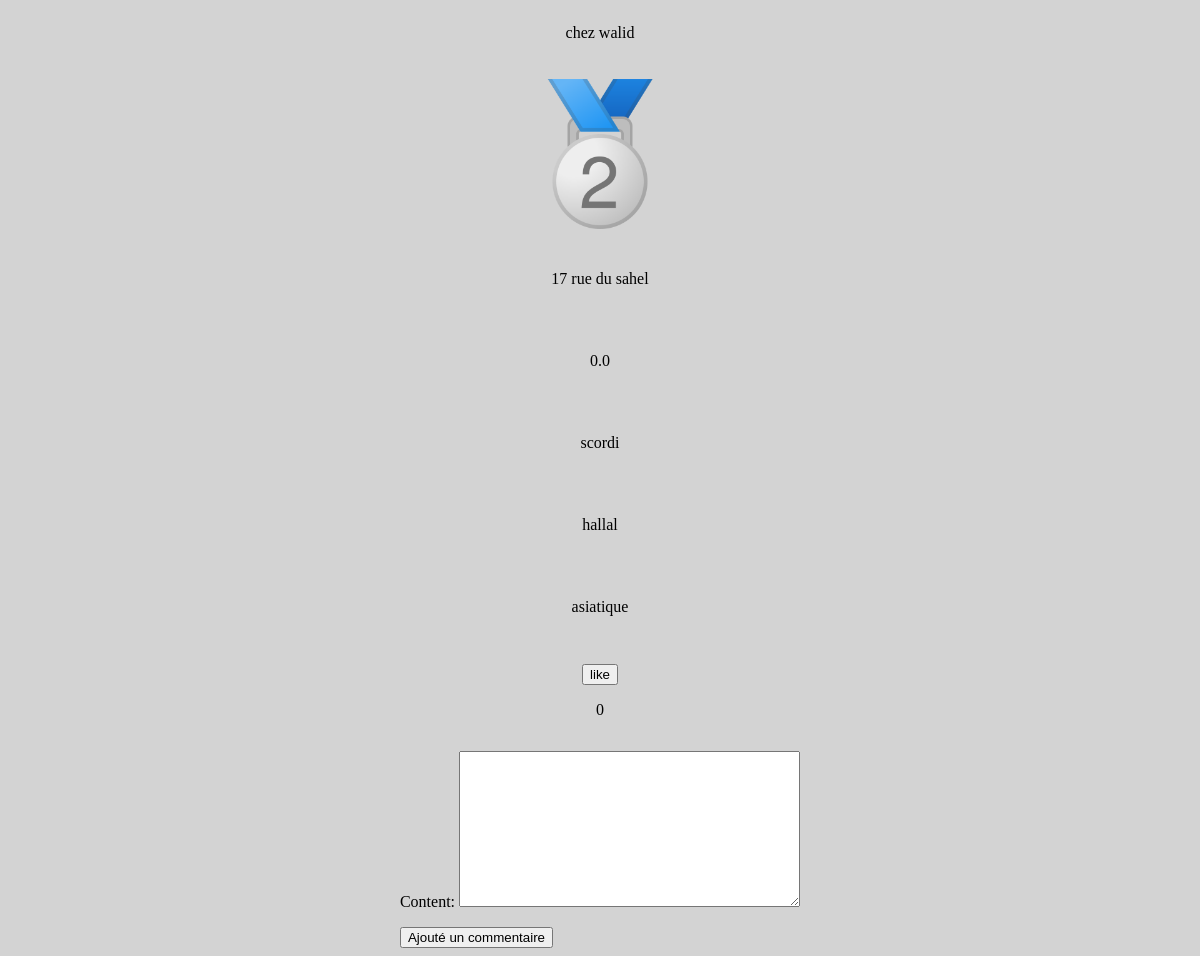
Before: /one/2/ with the older database file.
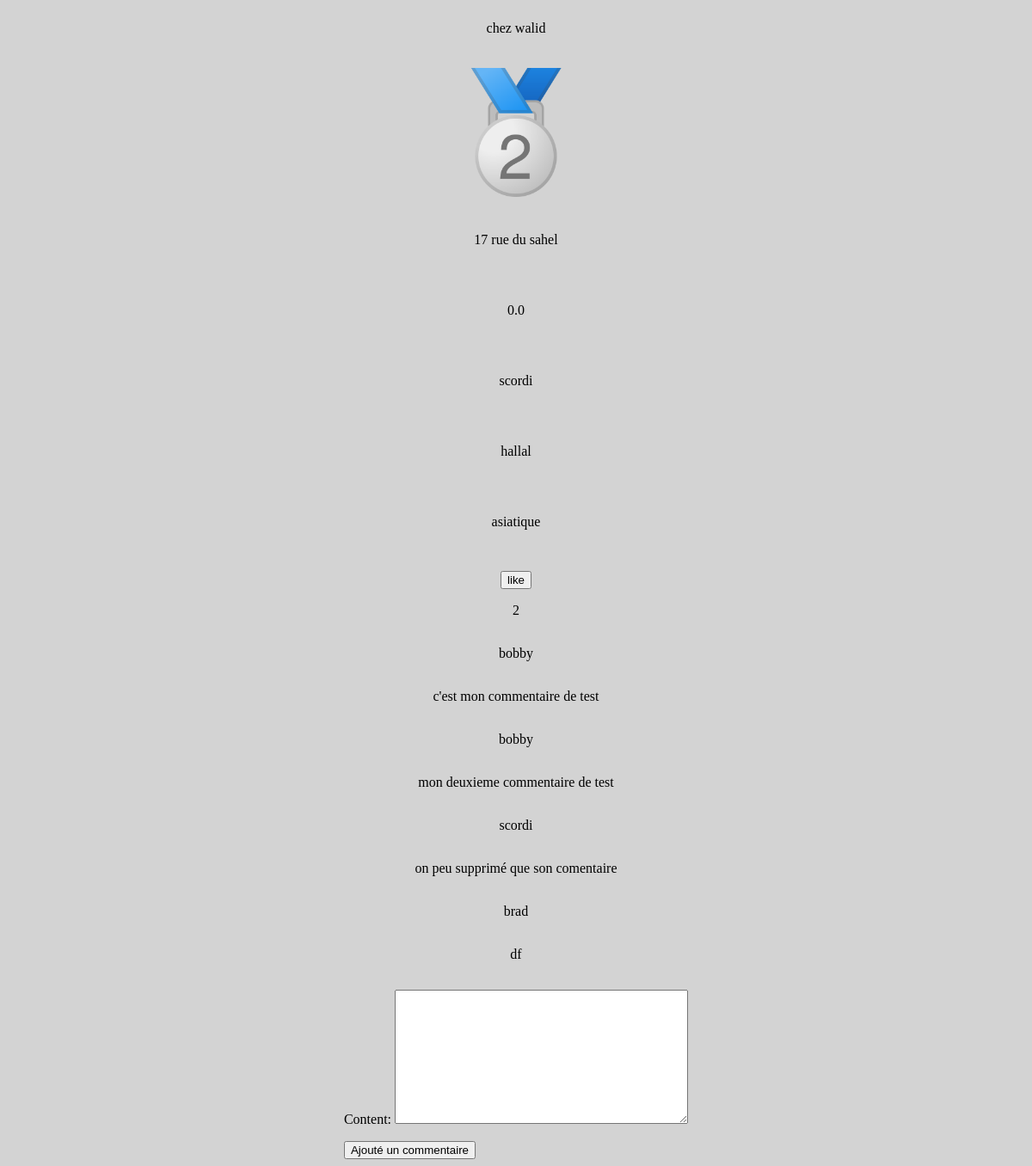
After: the same page with the newer database file.
### food_app/models.py (models this page shows, shortened)
class Restaurant(models.Model):
    name=models.CharField(max_length=150,)
    adress=models.CharField(max_length=150,)
    price=models.FloatField(null=True, blank=True,default=0)
    creator=models.ForeignKey(User,on_delete=models.SET_NULL,null=True)
    inclusive_type=models.ForeignKey(Inclusive_type,on_delete=models.SET_NULL,null=True)
    food_type=models.ForeignKey(Food_type,on_delete=models.SET_NULL,null=True)
    image = models.ImageField(upload_to='restaurant_pict',blank=True,null=True)
    likes = models.ManyToManyField(User,related_name="restaurant_post",blank=True,default="")

class Inclusive_type(models.Model):
    name=models.CharField(max_length=150,)
    def __str__(self):
        return self.name

class Food_type(models.Model):
    name=models.CharField(max_length=150,)
    def __str__(self):
        return self.name

### auth_app/models.py (models this page shows)
class User(AbstractUser):
    avatar = models.ImageField(upload_to='profile_pict',blank=True,null=True)
    def __str__(self):
        return self.username

### likeNcom_app/models.py (models this page shows, shortened)
class Comment(models.Model):
    user= models.ForeignKey(User,on_delete=models.SET_NULL,null=True)
    content= models.TextField(max_length=255)
    restaurant=models.ForeignKey(Restaurant,on_delete=models.CASCADE)

### food_app/views.py (the view)
# urls.py: path('one/<int:restaurantId>/',oneRestaurant,name="one_restaurant"),
def oneRestaurant(request,restaurantId):
    user=request.user
    restaurant = Restaurant.objects.get(pk=restaurantId)
    commentaires = Comment.objects.filter(restaurant=restaurant)
    likeStatus = restaurant.likes.filter(id=user.id).exists()
    print(likeStatus)
    form = CommentForm()
    context={
        "restaurant":restaurant,
        "commentaires":commentaires,
        'form':form,
        'like':likeStatus
    }
    return render(request,'food_app/oneRestaurant.html',context)

### likeNcom_app/forms.py
class CommentForm(ModelForm):
    class Meta:
        model = Comment
        fields = ['content']

### food_app/templates/food_app/oneRestaurant.html (shortened to what this page needs)
{% extends "main.html" %}
{% load static %}
{%block content%}
<p>{{restaurant.name}}<p>
<img src="{% static restaurant.image%}"/>
<p>{{restaurant.adress}}<p>
<p>{{restaurant.price}}<p>
<p>{{restaurant.creator}}<p>
<p>{{restaurant.inclusive_type}}<p>
<p>{{restaurant.food_type}}<p>
    <form action="{% url 'likeNcom_app:addOrDelete_like' restaurant.id %}" method="post">
    {% if like %}
    <input type="submit" value="unlike">
</form>
    {% else %}
    <input type="submit" value="like">
</form>
    {% endif %}
<p>{{restaurant.likes.count}}</p>
{% if commentaires %}
{% for commentaire in commentaires %}
<p>{{commentaire.user.username}}</p>
<p>{{commentaire.content}}</p>
{% endfor %}
{% endif %}
<form method="post" action="{% url 'likeNcom_app:addComment' restaurant.id %}" >
    {{ form.as_p }}
    <button type="submit">Ajouté un commentaire</button>
  </form>
{%endblock%}

### project_test/templates/main.html (shortened to what this page needs)
{% load static %}
<!DOCTYPE html>
<html lang="fr">
  <head>
    <link href="{% static 'project_test/main.css'%}" rel="stylesheet" />
  </head>
<body>
{% block content  %}
{% endblock  %}
</body>
</html>

### project_test/static/project_test/main.css (style rules this page uses)
body { background-color:lightgray; display:flex; flex-direction: column; align-items: center; }
img { height: 10em; width: 10em; }

Changed rows visible on the page:
computed for Restaurant "chez walid": likes.count "0" → "2"
added Comment: user.username "bobby", content "c'est mon commentaire de test"
added Comment: user.username "bobby", content "mon deuxieme commentaire de test"
added Comment: user.username "scordi", content "on peu supprimé que son comentaire"
added Comment: user.username "brad", content "df"
